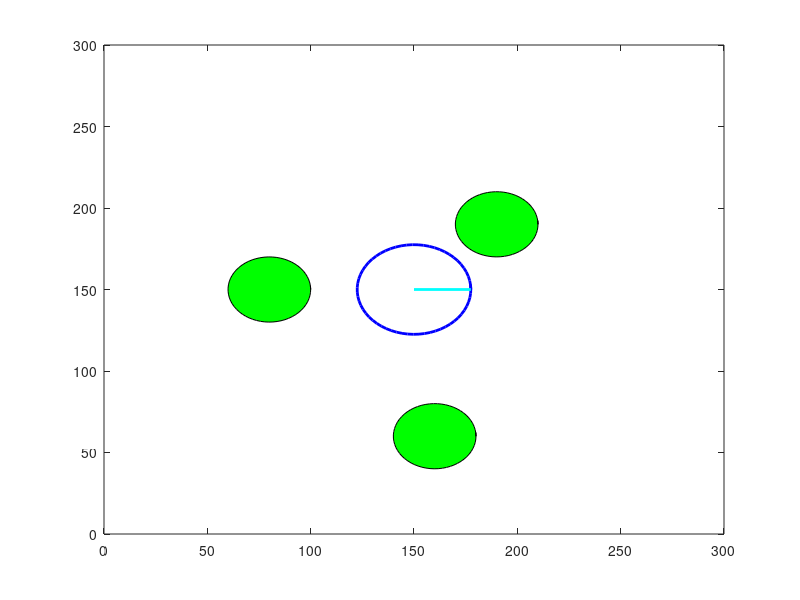

This figure's MATLAB source: (Note: this script raises an error after producing the figure.)
close all; clear; clc;
figure(1);

%%

x=150; % 로봇 위치 좌표
y=150;
head = 0; % 로봇 헤드 각도 (ex. 6/pi)

% 장애물 그리기
objx = [80 190 160]; %장애물 좌표
objy = [150 190 60];
oradius = [20 20 20]; % 장애물 반지름
objectNumber = 3; % 장애물 갯수

angle_360=0:0.1:2*pi+0.2; % 0~360도 배열
%장애물 갯수만큼 원 그려주기
for i = 1:objectNumber 
    xx=oradius(i)*cos(angle_360) + objx(i); yy=oradius(i)*sin(angle_360) + objy(i);
    fill(xx,yy,'g');
    
    hold on
end

% robot body
L=55; % 로봇 지름

rx=x+L/2*cos(angle_360);
ry=y+L/2*sin(angle_360);

% 로봇 그리기
%body
plot(rx,ry, 'b', 'LineWidth', 2);
hold on;
%head
plot([x x+L/2*cos(head)], [y y+L/2*sin(head)], 'c', 'LineWidth', 2);
hold on;
axis([0 300 0 300]);

% IR Sensor Test
[IR] = IRsensor_reading (head, [x y], objx, objy, oradius, objectNumber);

round(IR) % 명령 창에 IR 센서값 출력